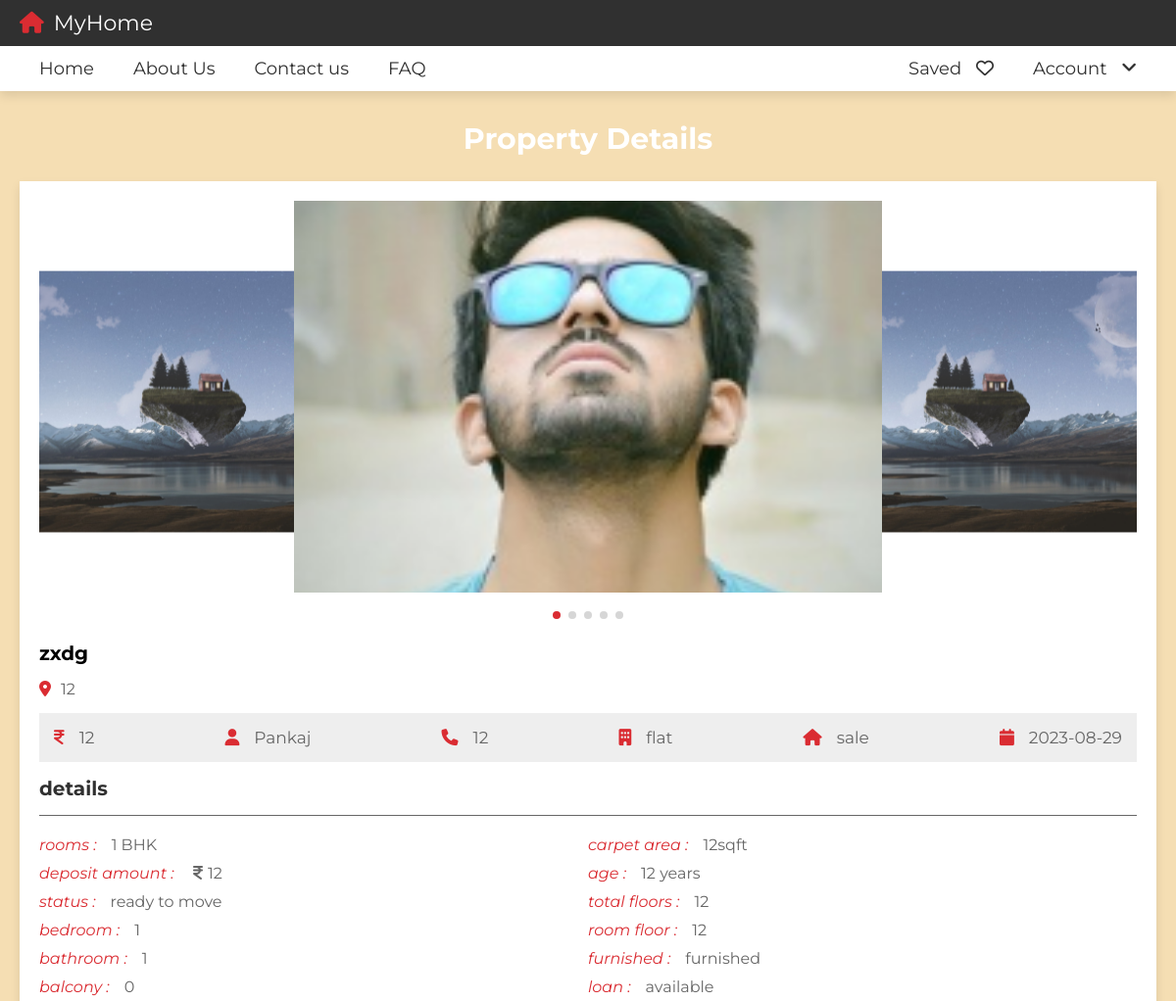
The app's page /view_property.php?get_id=3 (upper part), older data.
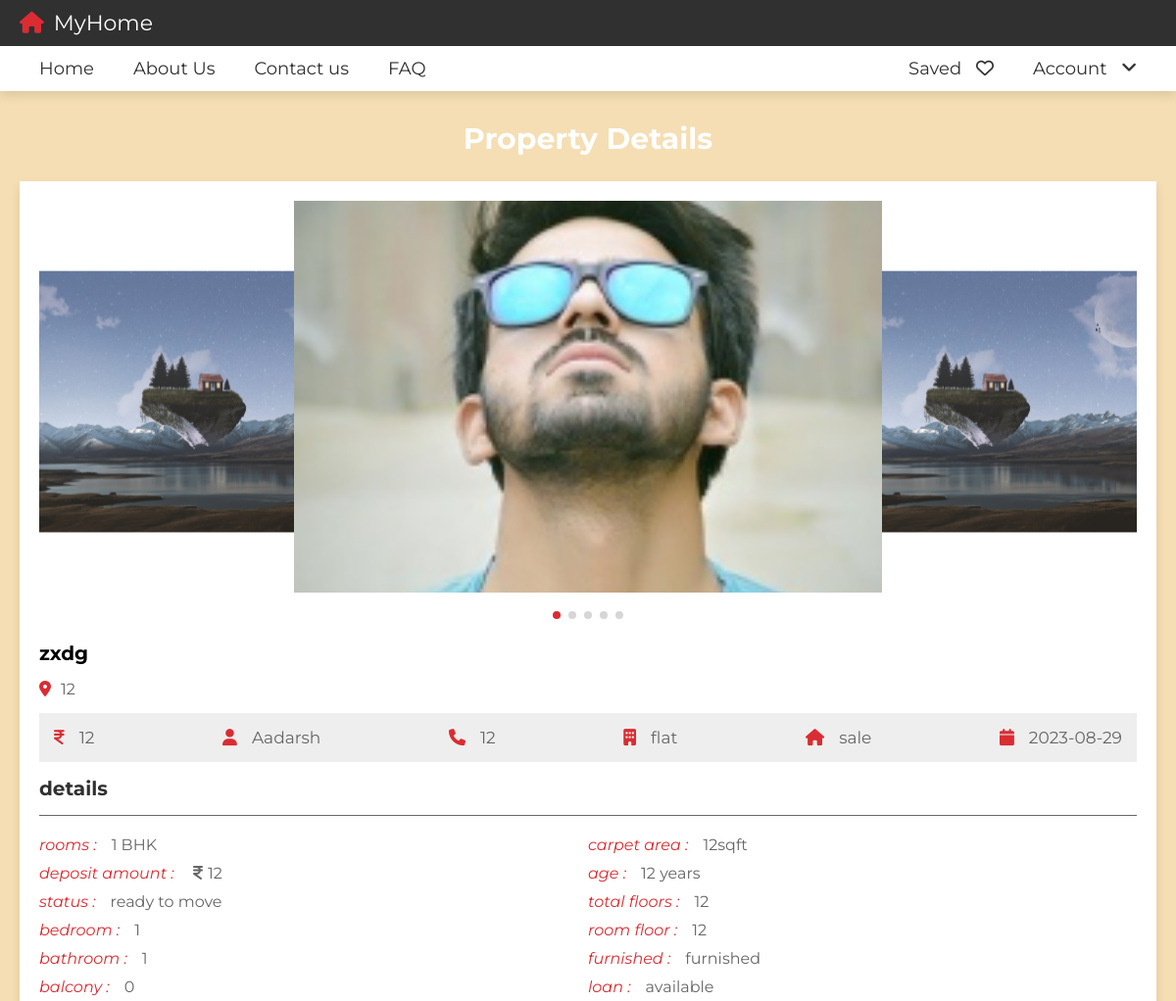
The same page, newer data.
### tables this page shows
CREATE TABLE `property` (
  `id` int(20) NOT NULL,
  `user_id` varchar(20) NOT NULL,
  `property_name` varchar(50) NOT NULL,
  `address` varchar(100) NOT NULL,
  `price` varchar(10) NOT NULL,
  `type` varchar(10) NOT NULL,
  `offer` varchar(10) NOT NULL,
  `status` varchar(50) NOT NULL,
  `furnished` varchar(50) NOT NULL,
  `bhk` varchar(10) NOT NULL,
  `deposite` varchar(10) NOT NULL,
  `bedroom` varchar(10) NOT NULL,
  `bathroom` varchar(10) NOT NULL,
  `balcony` varchar(10) NOT NULL,
  `carpet` varchar(10) NOT NULL,
  `age` varchar(2) NOT NULL,
  `total_floors` varchar(2) NOT NULL,
  `room_floor` varchar(2) NOT NULL,
  `loan` varchar(50) NOT NULL,
  `lift` varchar(3) NOT NULL,
  `security_guard` varchar(3) NOT NULL DEFAULT 'no',
  `play_ground` varchar(3) DEFAULT 'no',
  `garden` varchar(3) NOT NULL DEFAULT 'no',
  `water_supply` varchar(3) NOT NULL DEFAULT 'no',
  `power_backup` varchar(3) NOT NULL DEFAULT 'no',
  `parking_area` varchar(3) NOT NULL DEFAULT 'no',
  `gym` varchar(3) NOT NULL DEFAULT 'no',
  `shopping_mall` varchar(3) DEFAULT 'no',
  `hospital` varchar(3) NOT NULL DEFAULT 'no',
  `school` varchar(3) NOT NULL DEFAULT 'no',
  `market_area` varchar(3) NOT NULL DEFAULT 'no',
  `image_01` varchar(50) NOT NULL,
  `image_02` varchar(50) NOT NULL,
  `image_03` varchar(50) NOT NULL,
  `image_04` varchar(50) NOT NULL,
  `image_05` varchar(50) NOT NULL,
  `description` varchar(1000) NOT NULL,
  `date` date NOT NULL DEFAULT current_timestamp()
);

CREATE TABLE `users` (
  `id` int(20) NOT NULL,
  `name` varchar(50) NOT NULL,
  `number` varchar(10) NOT NULL,
  `email` varchar(50) NOT NULL,
  `password` varchar(50) NOT NULL
);

### view_property.php (the view, shortened to what this page needs)
<?php
include 'components/connect.php';
if(isset($_GET['get_id'])){
   $get_id = $_GET['get_id'];
}else{
   $get_id = '';
   header('location:home.php');
}
?>
<!DOCTYPE html>
<html lang="en">
<head>
   <link rel="stylesheet" href="https://cdn.jsdelivr.net/npm/swiper@8/swiper-bundle.min.css" />
   <link rel="stylesheet" href="https://cdnjs.cloudflare.com/ajax/libs/font-awesome/6.2.0/css/all.min.css">
   <link rel="stylesheet" href="css/style.css">
</head>
<body>
<?php include 'components/user_header.php'; ?>
<section class="view-property">
   <h1 class="heading">property details</h1>
   <?php
      $select_properties = $conn->prepare("SELECT * FROM `property` WHERE id = ? ORDER BY date DESC LIMIT 1");
      $select_properties->execute([$get_id]);
      if($select_properties->rowCount() > 0){
         while($fetch_property = $select_properties->fetch(PDO::FETCH_ASSOC)){
         $select_user = $conn->prepare("SELECT * FROM `users` WHERE id = ?");
         $select_user->execute([$fetch_property['user_id']]);
         $fetch_user = $select_user->fetch(PDO::FETCH_ASSOC);
   ?>
   <div class="details">
     <div class="swiper images-container">
         <div class="swiper-wrapper">
            <img src="uploaded_files/<?= $fetch_property['image_01']; ?>" alt="" class="swiper-slide">
            <?php if(!empty($fetch_property['image_02'])){ ?>
            <img src="uploaded_files/<?= $fetch_property['image_02']; ?>" alt="" class="swiper-slide">
            <?php } ?>
            <?php if(!empty($fetch_property['image_05'])){ ?>
            <img src="uploaded_files/<?= $fetch_property['image_05']; ?>" alt="" class="swiper-slide">
            <?php } ?>
         </div>
         <div class="swiper-pagination"></div>
     </div>
      <h3 class="name"><?= $fetch_property['property_name']; ?></h3>
      <p class="location"><i class="fas fa-map-marker-alt"></i><span><?= $fetch_property['address']; ?></span></p>
      <div class="info">
         <p><i class="fas fa-indian-rupee-sign"></i><span><?= $fetch_property['price']; ?></span></p>
         <p><i class="fas fa-user"></i><span><?= $fetch_user['name']; ?></span></p>
         <p><i class="fas fa-phone"></i><a href="tel:1234567890"><?= $fetch_user['number']; ?></a></p>
         <p><i class="fas fa-building"></i><span><?= $fetch_property['type']; ?></span></p>
         <p><i class="fas fa-house"></i><span><?= $fetch_property['offer']; ?></span></p>
         <p><i class="fas fa-calendar"></i><span><?= $fetch_property['date']; ?></span></p>
      </div>
      <h3 class="title">details</h3>
      <div class="flex">
         <div class="box">
            <p><i>rooms :</i><span><?= $fetch_property['bhk']; ?> BHK</span></p>
            <p><i>deposit amount : </i><span><span class="fas fa-indian-rupee-sign" style="margin-right: .5rem;"></span><?= $fetch_property['deposite']; ?></span></p>
            <p><i>status :</i><span><?= $fetch_property['status']; ?></span></p>
            <p><i>bedroom :</i><span><?= $fetch_property['bedroom']; ?></span></p>
            <p><i>bathroom :</i><span><?= $fetch_property['bathroom']; ?></span></p>
            <p><i>balcony :</i><span><?= $fetch_property['balcony']; ?></span></p>
         </div>
         <div class="box">
            <p><i>carpet area :</i><span><?= $fetch_property['carpet']; ?>sqft</span></p>
            <p><i>age :</i><span><?= $fetch_property['age']; ?> years</span></p>
            <p><i>total floors :</i><span><?= $fetch_property['total_floors']; ?></span></p>
            <p><i>room floor :</i><span><?= $fetch_property['room_floor']; ?></span></p>
            <p><i>furnished :</i><span><?= $fetch_property['furnished']; ?></span></p>
            <p><i>loan :</i><span><?= $fetch_property['loan']; ?></span></p>
         </div>
      </div>
   </div>
   <?php
      }
   }else{
      echo '<p class="empty">property not found! <a href="post_property.php" style="margin-top:1.5rem;" class="btn">add new</a></p>';
   }
   ?>
</section>
</body>
</html>

### components/user_header.php (shortened to what this page needs)
<header class="header">
   <nav class="navbar nav-1">
      <section class="flex">
         <a href="home.php" class="logo"><i class="fas fa-house"></i>MyHome</a>
      </section>
   </nav>
   <nav class="navbar nav-2">
      <section class="flex">
         <div class="menu">
            <ul>
               <li><a href="home.php">Home</a>
               <li><a href="about.php">About Us</a></i></li>
               <li><a href="contact.php">Contact us</a></i></li>
               <li><a href="contact.php#faq">FAQ</a></i></li>
            </ul>
         </div>
         <ul>
            <li><a href="saved.php">Saved <i class="far fa-heart"></i></a></li>
            <li><a href="#">Account <i class="fas fa-angle-down"></i></a>
                  </li>
               </ul>
      </section>
   </nav>
</header>

### css/style.css (style rules this page uses)
:root { --main-color: #da2c32; --light-color: #666; --light-bg: #eee; --white: #fff; --black: #303030; --border: 0.1rem solid var(--light-color); --box-shodow: 0 0.5rem 1rem rgba(0, 0, 0, 0.1); }
* { font-family: "Montserrat", sans-serif; margin: 0; padding: 0; box-sizing: border-box; outline: none; border: none; text-decoration: none; }
html { font-size: 62.5%; overflow-x: hidden; scroll-behavior: smooth; scroll-padding-top: 10rem; }
body { background-color: wheat; }
h1,p { color: #303030; }
section { padding: 3rem 2rem; max-width: 1200px; margin: 0 auto; }
.heading { text-align: center; padding-bottom: 2.5rem; font-size: 3rem; color: white; text-transform: capitalize; }
.header { position: sticky; top: 0; left: 0; right: 0; z-index: 1000; box-shadow: var(--box-shodow); }
.header .navbar.nav-1 .flex { padding-top: 1rem; padding-bottom: 1rem; }
.header .navbar.nav-2 .flex { padding-top: 0; padding-bottom: 0; }
.header .navbar.nav-1 { background-color: var(--black); }
.header .navbar.nav-2 { background-color: var(--white); }
.header .navbar .flex { display: flex; align-items: center; justify-content: space-between; }
.header .navbar .flex .logo { font-size: 2.2rem; color: var(--white); }
.header .navbar .flex .logo i { color: var(--main-color); margin-right: 1rem; }
.header .navbar .flex ul { list-style: none; }
.header .navbar .flex ul li { float: left; position: relative; }
.header .navbar .flex ul li a { display: inline-block; padding: 1.2rem 2rem; font-size: 1.8rem; color: var(--black); background-color: var(--white); }
.header .navbar .flex ul li a i { margin-left: 1rem; }
.view-property .details { background-color: var(--white); box-shadow: var(--box-shodow); padding: 2rem; overflow-x: hidden; }
.view-property .details .images-container { padding-bottom: 3rem; }
.swiper-pagination-bullets.swiper-pagination-horizontal { bottom: 0; }
.view-property .details .images-container img { height: 40rem; object-fit: cover; width: 60rem; }
.view-property .details .name { font-size: 2rem; text-overflow: ellipsis; overflow-x: hidden; margin-bottom: 0.5rem; padding-top: 2rem; }
.view-property .details .location { padding-top: 1rem; font-size: 1.6rem; color: var(--light-color); }
.view-property .details .location i { margin-right: 1rem; color: var(--main-color); }
.view-property .details .info { display: flex; background-color: var(--light-bg); padding: 1.5rem; margin: 1.5rem 0; justify-content: space-between; align-items: center; flex-wrap: wrap; gap: 2rem; }
.view-property .details .info p { font-size: 1.7rem; }
.view-property .details .info p span, .view-property .details .info p a { color: var(--light-color); }
.view-property .details .info p i { margin-right: 1.5rem; color: var(--main-color); }
.view-property .details .title { font-size: 2rem; color: var(--black); padding-bottom: 1.5rem; border-bottom: var(--border); }
.view-property .details .flex { margin: 1.5rem 0; display: flex; justify-content: space-between; flex-wrap: wrap; }
.view-property .details .flex .box { flex: 1 1 40rem; }
.view-property .details .flex .box p { padding: 0.5rem 0; font-size: 1.6rem; color: var(--light-color); }
.view-property .details .flex .box i { color: var(--main-color); margin-right: 1.5rem; }

Row changes from the older to the newer data that the page shows:
changed through a linked row, property "zxdg": user.name "Pankaj" → "Aadarsh"
